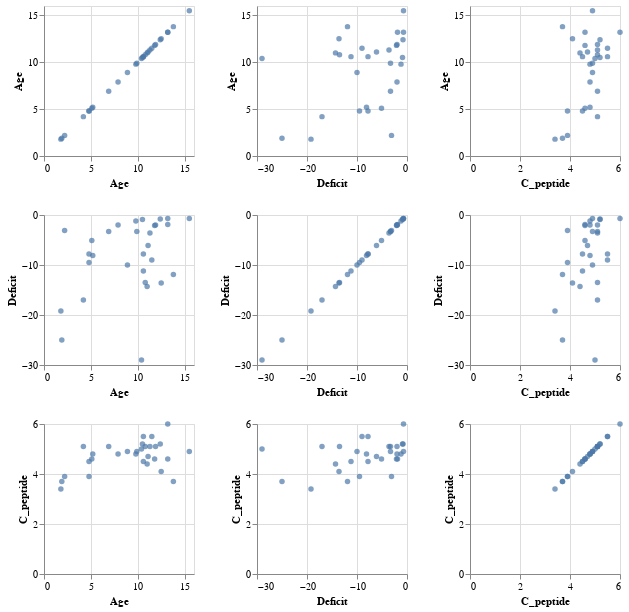

The notebook cell saved with this chart:
### Code cell
alt.Chart(train_df).mark_circle().encode(
    x=alt.X(alt.repeat("column"), type="quantitative"),
    y=alt.Y(alt.repeat("row"), type="quantitative")
).properties(
    width=150,
    height=150
).repeat(
    row=["Age", "Deficit", "C_peptide"],
    column=["Age", "Deficit", "C_peptide"]
)

### Figure 1 — Vega-Lite specification as saved in the notebook (floating-point values rounded to 4 significant figures)
{"config": {"view": {"continuousWidth": 300, "continuousHeight": 300}}, "repeat": {"column": ["Age", "Deficit", "C_peptide"], "row": ["Age", "Deficit", "C_peptide"]}, "spec": {"data": {"name": "data-7e5710fd3621808591f4a972fbd1576b"}, "mark": {"type": "circle"}, "encoding": {"x": {"field": {"repeat": "column"}, "type": "quantitative"}, "y": {"field": {"repeat": "row"}, "type": "quantitative"}}, "height": 150, "width": 150}, "$schema": "https://vega.github.io/schema/vega-lite/v5.20.1.json", "datasets": {"data-7e5710fd3621808591f4a972fbd1576b": [{"Age": 15.5, "Deficit": -0.7, "C_peptide": 4.9}, {"Age": 11.8, "Deficit": -2.1, "C_peptide": 4.6}, {"Age": 2.2, "Deficit": -3.1, "C_peptide": 3.9}, {"Age": 13.2, "Deficit": -0.7, "C_peptide": 6.0}, {"Age": 5.1, "Deficit": -5.1, "C_peptide": 4.6}, {"Age": 1.9, "Deficit": -25.0, "C_peptide": 3.7}, {"Age": 13.2, "Deficit": -1.9, "C_peptide": 4.6}, {"Age": 10.4, "Deficit": -29.0, "C_peptide": 5.0}, {"Age": 11.0, "Deficit": -14.3, "C_peptide": 4.4}, {"Age": 6.9, "Deficit": -3.3, "C_peptide": 5.1}, {"Age": 10.6, "Deficit": -11.2, "C_peptide": 4.5}, {"Age": 9.9, "Deficit": -3.3, "C_peptide": 4.9}, {"Age": 1.8, "Deficit": -19.2, "C_peptide": 3.4}, {"Age": 12.5, "Deficit": -13.6, "C_peptide": 4.1}, {"Age": 13.8, "Deficit": -11.9, "C_peptide": 3.7}, {"Age": 12.4, "Deficit": -0.8, "C_peptide": 5.2}, {"Age": 11.5, "Deficit": -9.0, "C_peptide": 5.5}, {"Age": 5.2, "Deficit": -8.1, "C_peptide": 4.8}, {"Age": 7.9, "Deficit": -2.0, "C_peptide": 4.8}, {"Age": 4.2, "Deficit": -17.0, "C_peptide": 5.1}, {"Age": 4.8, "Deficit": -7.8, "C_peptide": 4.5}, {"Age": 8.9, "Deficit": -10.0, "C_peptide": 4.9}, {"Age": 10.8, "Deficit": -13.5, "C_peptide": 5.1}, {"Age": 11.9, "Deficit": -2.0, "C_peptide": 5.1}, {"Age": 11.3, "Deficit": -3.6, "C_peptide": 5.1}, {"Age": 11.1, "Deficit": -6.1, "C_peptide": 4.7}, {"Age": 9.8, "Deficit": -1.2, "C_peptide": 4.8}, {"Age": 10.5, "Deficit": -0.9, "C_peptide": 5.2}, {"Age": 4.8, "Deficit": -9.5, "C_peptide": 3.9}, {"Age": 10.6, "Deficit": -7.8, "C_peptide": 5.5}]}}
